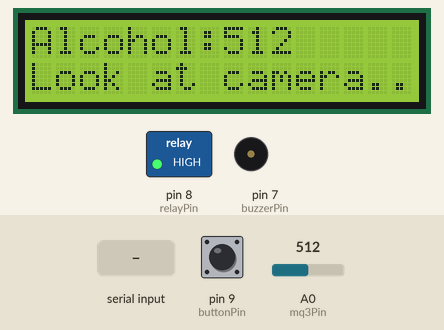
A sketch run on a simulated Arduino Uno, built with avr-gcc and run on an emulated ATmega328P. Shown: 16×2 character LCD, switched loads named in the sketch (green lamp = pin HIGH), buzzer (waves = sounding). The inputs (shaded band) are chosen by the test bench; at power-on: pin 9 (buttonPin) HIGH, A0 (mq3Pin) = 512. Pins used as bus, display or sensor lines are not drawn; what the sketch prints to the serial monitor is not drawn.

Above: at 2.3 s.
2.4 s: "FACE:ALLOWED\n" received over Serial
At 4.8 s:
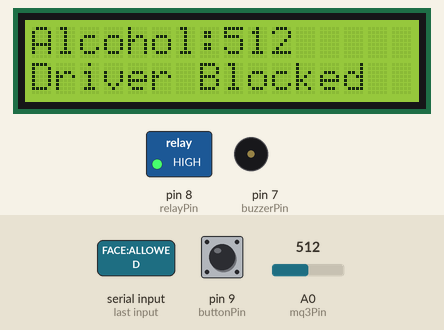
5.4 s: pin 9 (buttonPin) pulled LOW for 3.2 s
At 7.5 s:
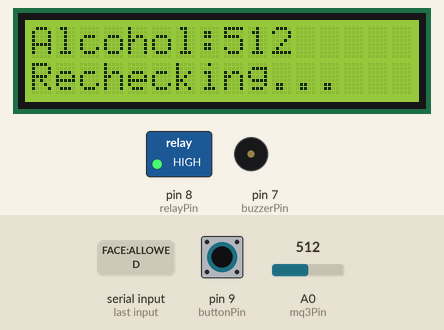
10.1 s: A0 (mq3Pin) set to 490
At 11.3 s:
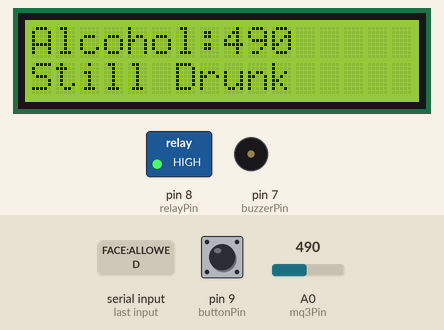
11.7 s: pin 9 (buttonPin) pulled LOW for 0.15 s
At 14.2 s:
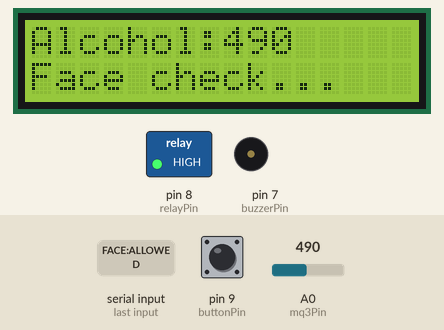
14.8 s: "FACE:SAME\n" received over Serial
At 15.4 s:
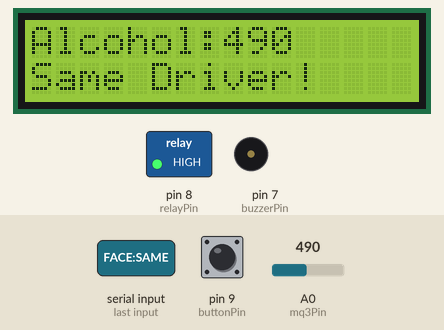
17.8 s: "ON\n" received over Serial
At 19.7 s:
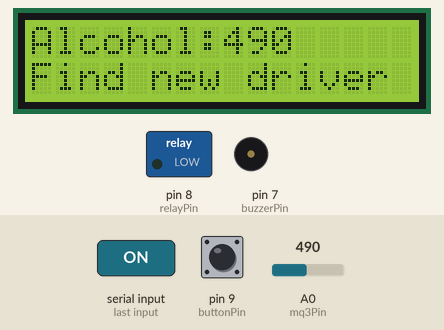
Timing chart, 0 to 21.2 s (numbered marks = the images above; inputs shaded):
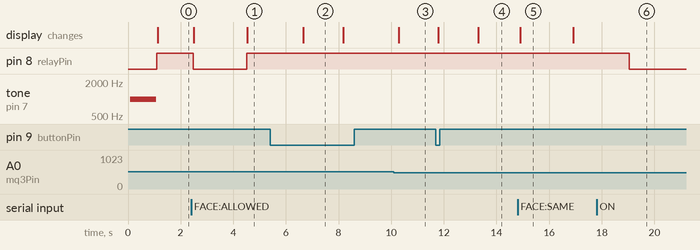

Measured:
- after the input at 2.4 s, pin 8 (relayPin): HIGH → LOW after 0.08 s, → HIGH 2.0 s later; the display: first changes after 0.10 s (image 1 shows a later state)
- after the input at 5.4 s, the display: changes after 1.3 s (image 2)
- after the input at 10.1 s, the display: changes after 0.19 s (image 3)
- after the input at 11.7 s, the display: first changes after 0.09 s (image 4 shows a later state)
- after the input at 14.8 s, the display: changes after 0.11 s (image 5)
- after the input at 17.8 s, pin 8 (relayPin): HIGH → LOW after 1.2 s
- what the display in image 2 shows lasts 1.5 s, from 6.7 s to 8.2 s

The sketch:

Arduino_code.ino
```cpp
#include <Wire.h>
#include <LiquidCrystal_I2C.h>

// Initialize LCD with proper address and dimensions
LiquidCrystal_I2C lcd(0x27, 16, 2); // Address 0x27, 16 cols, 2 rows

// Pin Definitions
const int mq3Pin = A0;       // MQ3 Alcohol Sensor
const int relayPin = 8;      // Relay to control motor
const int buttonPin = 9;     // Button to trigger recheck
const int buzzerPin = 7;     // Buzzer on D7

// Threshold Value for Alcohol Detection
const int alcoholThreshold = 500;  // Adjust as per your MQ3 readings

// Block Timing
unsigned long blockStartTime = 0;
const unsigned long blockDuration = 3UL * 60UL * 60UL * 1000UL; // 3 hours in milliseconds
bool isBlocked = false;

// Variables to track face check status
bool waitingForFaceResult = false;
unsigned long faceCheckStartTime = 0;
const unsigned long faceCheckTimeout = 30000; // 30 seconds timeout
bool carStarted = false;
bool initialFaceCheckDone = false;

void setup() {
  Serial.begin(9600);

  // Correct LCD initialization
  lcd.init();             // Initialize the LCD
  lcd.backlight();        // Turn on the backlight

  lcd.clear();
  lcd.setCursor(0, 0);
  lcd.print("SonorSense Init");
  tone(7,1000);
  delay(1000);
  noTone(7);
  lcd.clear();

  pinMode(mq3Pin, INPUT);
  pinMode(relayPin, OUTPUT);
  pinMode(buttonPin, INPUT_PULLUP);  // Button with pull-up resistor
  pinMode(buzzerPin, OUTPUT);        // Buzzer pin

  digitalWrite(relayPin, HIGH); // Motor OFF initially until face check

  // Request face verification before starting car
  lcd.setCursor(0, 0);
  lcd.print("Driver Check");
  lcd.setCursor(0, 1);
  lcd.print("Look at camera...");
  Serial.println("CMD:VERIFY_DRIVER");
  waitingForFaceResult = true;
  faceCheckStartTime = millis();
}

void loop() {
  int alcoholValue = analogRead(mq3Pin);
  bool buttonPressed = digitalRead(buttonPin) == LOW;

  // First check for messages from Python - this ensures we process responses immediately
  checkSerialMessages();

  // Display Alcohol Level
  lcd.setCursor(0, 0);
  lcd.print("Alcohol:");
  lcd.print(alcoholValue);
  lcd.print("   "); // clear extra digits

  Serial.print("ALCOHOL:");
  Serial.println(alcoholValue);

  // Don't proceed until initial face check is complete
  if (!initialFaceCheckDone && !waitingForFaceResult) {
    initialFaceCheckDone = true;
  }

  if (initialFaceCheckDone) {
    // Check for alcohol
    if (!isBlocked && alcoholValue > alcoholThreshold) {
      isBlocked = true;
      blockStartTime = millis();
      digitalWrite(relayPin, HIGH); // Motor OFF
      // Buzzer ON for 2 seconds
      digitalWrite(buzzerPin, HIGH);
      lcd.setCursor(0, 1);
      lcd.print("Driver Blocked  ");
      Serial.println("BLOCKED");
      delay(2000);
      digitalWrite(buzzerPin, LOW);
      carStarted = false;
    }

    // If driver is blocked
    if (isBlocked) {
      unsigned long elapsed = millis() - blockStartTime;

      // Auto-unblock after 3 hours
      if (elapsed >= blockDuration) {
        isBlocked = false;
        digitalWrite(relayPin, LOW); // Motor ON
        // Buzzer ON for 1 second
        digitalWrite(buzzerPin, HIGH);
        lcd.setCursor(0, 1);
        lcd.print("Auto Unblocked  ");
        Serial.println("UNBLOCKED");
        delay(1000);
        digitalWrite(buzzerPin, LOW);
        delay(1000);
      }
      // Manual Recheck - only if not already waiting for face result
      else if (buttonPressed && !waitingForFaceResult) {
        lcd.setCursor(0, 1);
        lcd.print("Rechecking...   ");
        Serial.println("RECHECK:" + String(alcoholValue));
        delay(1500);

        int recheckValue = analogRead(mq3Pin);
        Serial.print("RECHECK:");
        Serial.println(recheckValue);

        if (recheckValue < alcoholThreshold) {
          // Passed alcohol test, now check face - MUST be different driver
          lcd.setCursor(0, 1);
          lcd.print("Face check...   ");

          // Request face check from Python
          Serial.println("CMD:CHECK_FACE");
          waitingForFaceResult = true;
          faceCheckStartTime = millis();
        } else {
          // Buzzer ON for 0.5 second for failed recheck
          digitalWrite(buzzerPin, HIGH);
          lcd.setCursor(0, 1);
          lcd.print("Still Drunk     ");
          Serial.println("STILL_BLOCKED");
          delay(500);
          digitalWrite(buzzerPin, LOW);
          delay(1500);
        }
      }

      // Check for face check timeout
      if (waitingForFaceResult && (millis() - faceCheckStartTime > faceCheckTimeout)) {
        waitingForFaceResult = false;
        // Buzzer ON for 0.5 second for timeout
        digitalWrite(buzzerPin, HIGH);
        lcd.setCursor(0, 1);
        lcd.print("Face check failed");
        delay(500);
        digitalWrite(buzzerPin, LOW);
        delay(1500);
      }
    } else if (!carStarted) {
      // Car is not started yet, waiting for button press to trigger driver verification
      if (buttonPressed && !waitingForFaceResult) {
        lcd.setCursor(0, 1);
        lcd.print("Starting car... ");
        Serial.println("CMD:VERIFY_DRIVER");
        waitingForFaceResult = true;
        faceCheckStartTime = millis();
      } else {
        lcd.setCursor(0, 1);
        lcd.print("Press to Start  ");
      }
    } else {
      lcd.setCursor(0, 1);
      lcd.print("Driver Allowed  ");
    }
  }

  delay(100); // 100ms delay for better responsiveness
}

// Process messages from Python
void checkSerialMessages() {
  if (Serial.available() > 0) {
    String message = Serial.readStringUntil('\n');
    message.trim();

    if (message == "FACE:ALLOWED" || message == "FACE:DIFFERENT") {
      // Driver is allowed to drive - either a new driver or no blocked driver
      if (waitingForFaceResult) {
        waitingForFaceResult = false;
        isBlocked = false;
        carStarted = true;
        digitalWrite(relayPin, LOW); // Motor ON
        // Buzzer ON for 1 second for allowed
        digitalWrite(buzzerPin, HIGH);
        lcd.setCursor(0, 1);
        lcd.print("Driver Verified ");
        delay(1000);
        digitalWrite(buzzerPin, LOW);
        delay(1000);
      }
    }
    else if (message == "FACE:BLOCKED") {
      // Driver is blocked
      if (waitingForFaceResult) {
        waitingForFaceResult = false;
        isBlocked = true;
        carStarted = false;
        digitalWrite(relayPin, HIGH); // Motor OFF
        // Buzzer ON for 2 seconds for block
        digitalWrite(buzzerPin, HIGH);
        lcd.setCursor(0, 1);
        lcd.print("Driver Blocked  ");
        delay(2000);
        digitalWrite(buzzerPin, LOW);
        lcd.setCursor(0, 1);
        lcd.print("3-Hour Timeout  ");
        delay(2000);
      }
    }
    else if (message == "FACE:SAME") {
      // Same driver detected - remain blocked
      if (waitingForFaceResult) {
        waitingForFaceResult = false;
        isBlocked = true;
        carStarted = false;
        digitalWrite(relayPin, HIGH); // Motor OFF
        // Buzzer ON for 0.5 second for same driver
        digitalWrite(buzzerPin, HIGH);
        lcd.setCursor(0, 1);
        lcd.print("Same Driver!    ");
        delay(500);
        digitalWrite(buzzerPin, LOW);
        delay(1500);
        lcd.setCursor(0, 1);
        lcd.print("Find new driver ");
        delay(2000);
      }
    }
    else if (message == "FACE:ERROR") {
      // Error in face recognition
      if (waitingForFaceResult) {
        waitingForFaceResult = false;
        // Buzzer ON for 0.5 second for error
        digitalWrite(buzzerPin, HIGH);
        lcd.setCursor(0, 1);
        lcd.print("Face Error      ");
        delay(500);
        digitalWrite(buzzerPin, LOW);
        delay(1500);
      }
    }
    // Handle ON/OFF commands for the relay
    else if (message == "ON") {
      digitalWrite(relayPin, LOW); // Motor ON
      carStarted = true;
      // Buzzer ON for 0.5 second for manual ON
      digitalWrite(buzzerPin, HIGH);
      delay(500);
      digitalWrite(buzzerPin, LOW);
    }
    else if (message == "OFF") {
      digitalWrite(relayPin, HIGH); // Motor OFF
      carStarted = false;
      // Buzzer ON for 0.5 second for manual OFF
      digitalWrite(buzzerPin, HIGH);
      delay(500);
      digitalWrite(buzzerPin, LOW);
    }
  }
}
```
